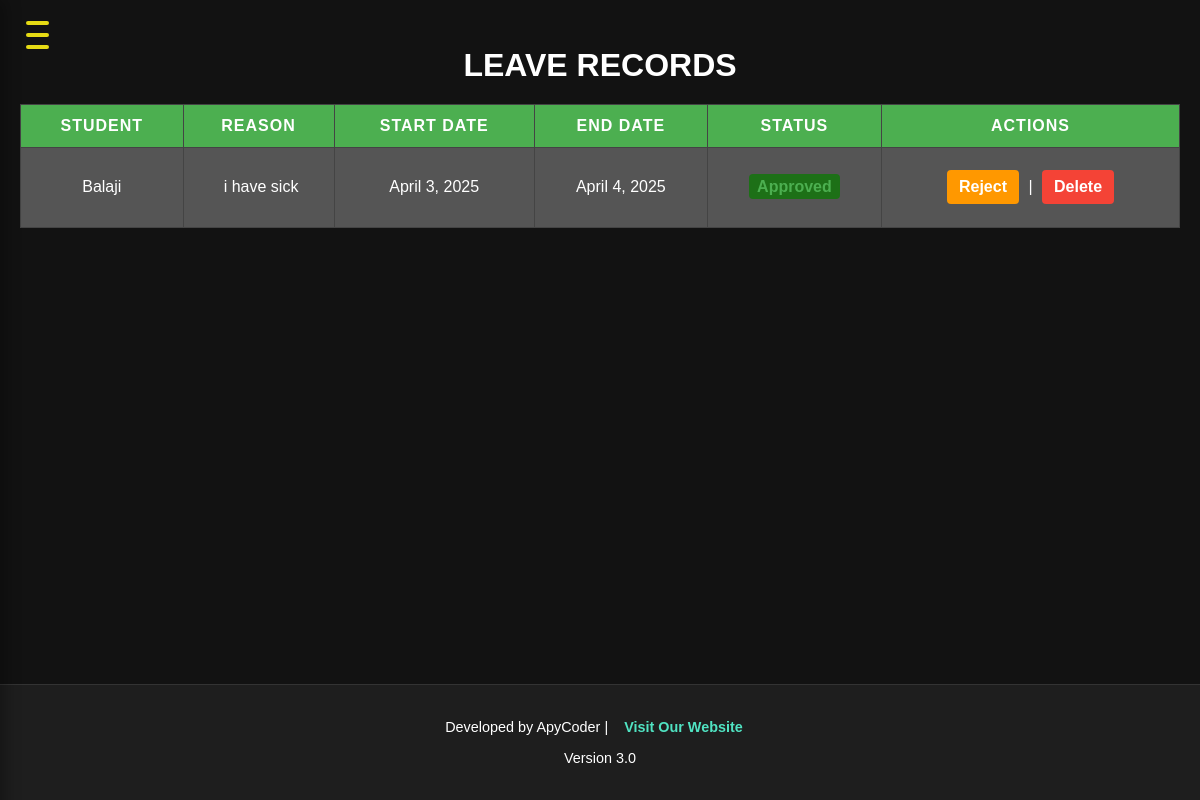
Screenshot of /leaves/ (signed in) with the database file from the repository.
### app1/models.py (models this page shows, shortened)
class Leave(models.Model):
    student = models.ForeignKey(Student, on_delete=models.CASCADE, related_name="leaves")
    start_date = models.DateField(help_text="Leave start date")
    end_date = models.DateField(help_text="Leave end date")
    reason = models.TextField(help_text="Reason for the leave", blank=True, null=True)
    approved = models.BooleanField(default=False, help_text="Whether the leave has been approved")

class Student(models.Model):
    user = models.OneToOneField(User, on_delete=models.CASCADE, related_name="student_profile")
    name = models.CharField(max_length=255)
    email = models.EmailField(max_length=255)
    phone_number = models.CharField(max_length=15)
    face_embedding = models.JSONField(blank=True, null=True)
    authorized = models.BooleanField(default=False)
    roll_no = models.CharField(max_length=20,unique=True)
    address = models.TextField()
    date_of_birth = models.DateField()
    joining_date = models.DateField()
    mother_name = models.CharField(max_length=255)
    father_name = models.CharField(max_length=255)
    session = models.ForeignKey(Session, on_delete=models.CASCADE, related_name="students")
    courses = models.ManyToManyField(Course, related_name="students")
    department = models.ManyToManyField(Department, related_name="students")
    semester= models.ManyToManyField(Semester, related_name="students")

### app1/views.py (the view)
# urls.py: path('leaves/', views.leave_list, name='leave_list'),
@login_required
@user_passes_test(is_admin)
def leave_list(request):
    leaves = Leave.objects.all()
    return render(request, 'leave_list.html', {'leaves': leaves})

### app1/views.py (called while the page is built)
def is_admin(user):
    return user.is_superuser

### templates/leave_list.html (shortened to what this page needs)
{% extends "base.html" %}
{% block content %}
    <h2 class="leave-records-title">Leave Records</h2>
    <div class="leave-table-container">
        <table>
            <thead>
                <tr>
                    <th>Student</th>
                    <th>Reason</th>
                    <th>Start Date</th>
                    <th>End Date</th>
                    <th>Status</th>
                    <th>Actions</th>
                </tr>
            </thead>
            <tbody>
                {% for leave in leaves %}
                <tr>
                    <td>{{ leave.student.name }}</td>
                    <td class="leave-reason">{{ leave.reason }}</td>
                    <td>{{ leave.start_date }}</td>
                    <td>{{ leave.end_date }}</td>
                    <td>
                        {% if leave.approved %}
                            <span class="leave-status-approved">Approved</span>
                        {% else %}
                            <span class="leave-status-pending">Pending</span>
                        {% endif %}
                    </td>
                    <td>
                        {% if leave.approved %}
                            <a href="{% url 'leave_reject' leave.id %}" class="leave-action-link leave-reject">Reject</a> |
                        {% else %}
                            <a href="{% url 'leave_approve' leave.id %}" class="leave-action-link leave-approve">Approve</a> |
                        {% endif %}
                        <a href="{% url 'leave_delete' leave.id %}" class="leave-action-link leave-delete">Delete</a>
                    </td>
                </tr>
                {% endfor %}
            </tbody>
        </table>
    </div>
{% endblock %}

### static/css/home.css (style rules this page uses)
body, html { margin: 0; padding: 0; font-family: 'Arial', sans-serif; background-color: #121212; color: #ffffff; display: flex; flex-direction: column; min-height: 100vh; }
.leave-records-title { text-align: center; color: #fff; font-size: 2rem; margin-bottom: 20px; font-weight: bold; text-transform: uppercase; }
.leave-table-container { width: 100%; margin: 20px auto; overflow-x: auto; }
table { width: 100%; border-collapse: collapse; background-color: #333; border-radius: 8px; box-shadow: 0 4px 10px rgba(0, 0, 0, 0.3); }
th, td { padding: 12px 15px; text-align: center; border: 1px solid #444; transition: background-color 0.3s ease; }
th { background-color: #4CAF50; color: white; text-transform: uppercase; letter-spacing: 1px; }
td { background-color: #555; }
td.leave-reason { max-width: 300px; height: 80px; overflow-y: scroll; word-wrap: break-word; white-space: normal; padding-right: 10px; box-sizing: border-box; }
.leave-status-approved { color: #4CAF50; font-weight: bold; padding: 4px 8px; border-radius: 4px; background-color: #1d7017; }
a { color: #2196F3; text-decoration: none; font-weight: bold; padding: 8px 12px; border-radius: 4px; transition: all 0.3s ease; text-transform: capitalize; }
.leave-action-link { display: inline-block; margin: 0 5px; }
.leave-reject { background-color: #FF9800; color: white; }
.leave-delete { background-color: #F44336; color: white; }

### rows the page displays
Leave: student.name "Balaji", reason "i have sick", start_date "April 3, 2025", end_date "April 4, 2025", approved "Approved"
